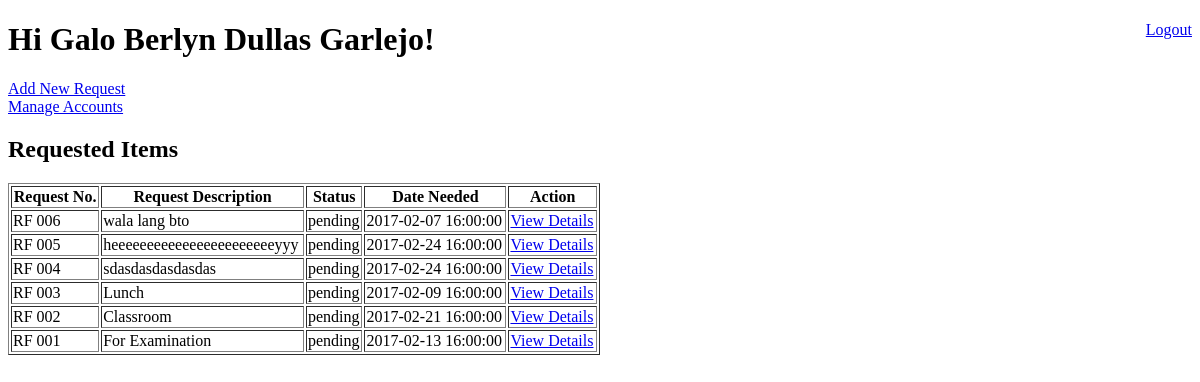
Before: /request_app/dashboard/home.php (signed in) with the older database file.
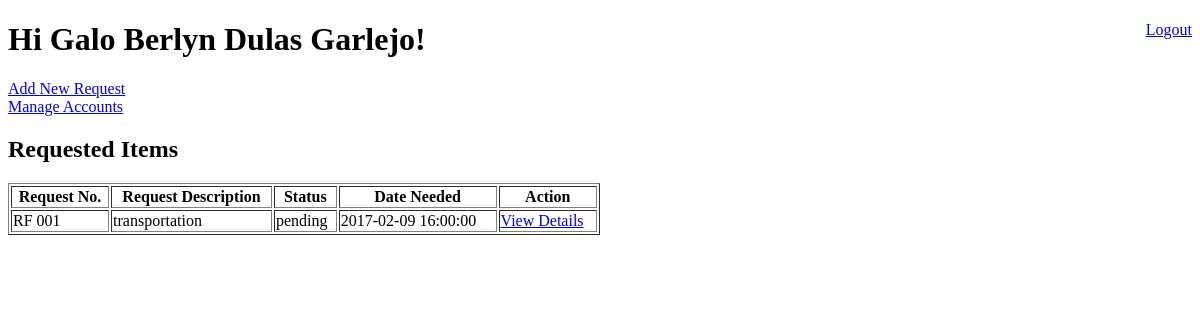
After: the same page with the newer database file.
### tables this page shows
CREATE TABLE `user_details` (
  `id` int(11) NOT NULL,
  `user_id` int(11) NOT NULL,
  `firstname` varchar(255) NOT NULL,
  `middlename` varchar(255) NOT NULL,
  `lastname` varchar(255) NOT NULL,
  `created_at` timestamp NOT NULL,
  `updated_at` timestamp NOT NULL
);

CREATE TABLE `request_form` (
  `request_id` int(11) NOT NULL,
  `requested_by` int(11) NOT NULL COMMENT 'user.id',
  `request_status` varchar(255) NOT NULL,
  `use_of_item` text NOT NULL,
  `date_needed` timestamp NOT NULL,
  `created_at` timestamp NOT NULL,
  `updated_at` timestamp NOT NULL
);

### request_app/dashboard/home.php (the view, shortened to what this page needs)
<?php
include '../shared/connection.php';
$user_id = $_SESSION['user_id'];
$user_type = $_SESSION['user_type'];
$details = "SELECT firstname,middlename,lastname from user_details where user_id = '$user_id'";
$detailsQuery = mysqli_query($conn,$details);
if($detailsQuery){
	$row = mysqli_fetch_array($detailsQuery,MYSQLI_ASSOC);
	$firstname = $row['firstname'];
	$lastname = $row['lastname'];
	$middlename = $row['middlename'];
}else{
	echo "Error: " . $detailsQuery . mysqli_error($conn);
}
if($user_type == 'accounting'){
	$requests = "SELECT * FROM request_form WHERE request_status = 'pending' ORDER BY created_at DESC";
}else{
	$requests = "SELECT * FROM request_form ORDER BY created_at DESC";
}
$requestQuery = mysqli_query($conn,$requests) or die(mysqli_error($conn));
?>
<!DOCTYPE html>
<html>
<head>
</head>
<body>
 	<div>
 		<a href="../shared/logout.php" style="float:right">Logout</a>
 		<h1>Hi <?php echo $firstname . ' ' . $middlename . ' ' . $lastname?>!</h1>
 		<div>
 		<?php
 		if($user_type=='scis'){
 			echo "<a href='request_form.php'>Add New Request</a>";
 		}
 		?>
 		<br>
 		<?php
                if($user_id == 1){
                    echo "<a href='activator.php'>Manage Accounts</a>";
                }
            ?>
 			<h2>Requested Items</h2>
 			<table style="width:50%" border="1">
			  <tr>
			    <th>Request No.</th>
			    <th>Request Description</th>
			    <th>Status</th>
			    <th>Date Needed</th>
			    <th>Action</th>
			  </tr>
			<?php
			  while($row = mysqli_fetch_array($requestQuery)){
			  	echo "<tr><td> RF 00" . $row['request_id'] . "</td>";
			  	echo "<td>" . $row['use_of_item'] . "</td>";
			  	echo "<td>" . $row['request_status'] . "</td>";
			  	echo "<td>" . $row['date_needed'] . "</td>";
			  	echo "<td><a href='request_details.php?request_id=" . $row['request_id'] . "'>View Details</a></td></tr>";
			  }
			  ?>
			</table>
 		</div>
 	</div>
</body>
</html>

Changed rows visible on the page:
removed request_form: request_id "6", use_of_item "wala lang bto", request_status "pending", date_needed "2017-02-07 16:00:00"
removed request_form: request_id "5", use_of_item "heeeeeeeeeeeeeeeeeeeeeeeyyy", request_status "pending", date_needed "2017-02-24 16:00:00"
removed request_form: request_id "4", use_of_item "sdasdasdasdasdas", request_status "pending", date_needed "2017-02-24 16:00:00"
removed request_form: request_id "3", use_of_item "Lunch", request_status "pending", date_needed "2017-02-09 16:00:00"
removed request_form: request_id "2", use_of_item "Classroom", request_status "pending", date_needed "2017-02-21 16:00:00"
changed user_details "Galo Berlyn": middlename "Dullas" → "Dulas"
changed request_form "pending": use_of_item "For Examination" → "transportation"; date_needed "2017-02-13 16:00:00" → "2017-02-09 16:00:00"
